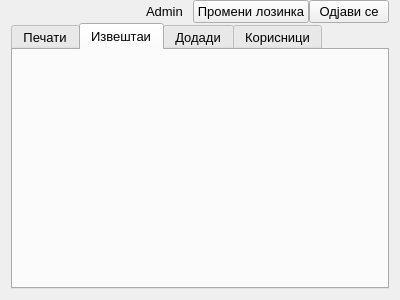
<?xml version="1.0" encoding="UTF-8"?>
<ui version="4.0">
 <class>MainWindow</class>
 <widget class="QMainWindow" name="MainWindow">
  <property name="geometry">
   <rect>
    <x>0</x>
    <y>0</y>
    <width>400</width>
    <height>300</height>
   </rect>
  </property>
  <property name="font">
   <font>
    <pointsize>10</pointsize>
   </font>
  </property>
  <property name="windowTitle">
   <string>MainWindow</string>
  </property>
  <widget class="QWidget" name="centralWidget">
   <layout class="QGridLayout" name="gridLayout">
    <property name="topMargin">
     <number>0</number>
    </property>
    <property name="spacing">
     <number>0</number>
    </property>
    <item row="1" column="0">
     <widget class="QTabWidget" name="tabWidget">
      <property name="currentIndex">
       <number>1</number>
      </property>
      <widget class="QWidget" name="tabPrint">
       <attribute name="title">
        <string>Печати</string>
       </attribute>
       <layout class="QGridLayout" name="gridLayout_2"/>
      </widget>
      <widget class="QWidget" name="tabReport">
       <attribute name="title">
        <string>Извештаи</string>
       </attribute>
       <layout class="QGridLayout" name="gridLayout_5"/>
      </widget>
      <widget class="QWidget" name="tabAdd">
       <attribute name="title">
        <string>Додади</string>
       </attribute>
       <layout class="QGridLayout" name="gridLayout_3"/>
      </widget>
      <widget class="QWidget" name="tabProfile">
       <attribute name="title">
        <string>Корисници</string>
       </attribute>
       <layout class="QGridLayout" name="gridLayout_4"/>
      </widget>
     </widget>
    </item>
    <item row="0" column="0">
     <layout class="QHBoxLayout" name="horizontalLayout">
      <property name="spacing">
       <number>0</number>
      </property>
      <item>
       <spacer name="horizontalSpacer_2">
        <property name="orientation">
         <enum>Qt::Horizontal</enum>
        </property>
        <property name="sizeHint" stdset="0">
         <size>
          <width>40</width>
          <height>20</height>
         </size>
        </property>
       </spacer>
      </item>
      <item>
       <widget class="QLabel" name="labelProfile">
        <property name="text">
         <string>Admin</string>
        </property>
       </widget>
      </item>
      <item>
       <spacer name="horizontalSpacer">
        <property name="orientation">
         <enum>Qt::Horizontal</enum>
        </property>
        <property name="sizeType">
         <enum>QSizePolicy::Fixed</enum>
        </property>
        <property name="sizeHint" stdset="0">
         <size>
          <width>10</width>
          <height>10</height>
         </size>
        </property>
       </spacer>
      </item>
      <item>
       <widget class="QPushButton" name="buttonChangePassword">
        <property name="text">
         <string>Промени лозинка</string>
        </property>
       </widget>
      </item>
      <item>
       <widget class="QPushButton" name="buttonSignOut">
        <property name="text">
         <string>Одјави се</string>
        </property>
       </widget>
      </item>
     </layout>
    </item>
   </layout>
  </widget>
 </widget>
 <layoutdefault spacing="6" margin="11"/>
 <resources/>
 <connections/>
</ui>
